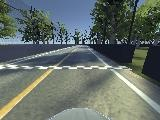
#> input picture test_images/0.jpg, 160 x 120 px
$ python -i pipeline.py   (imports and definitions only)   (older library calls are emulated)
#> lines starting #> are read from the running program, lines starting #| are printed output that depends on the picture; after the words box and inside, x2 and y2 are one past the last pixel; in counts of white or black regions, pixels touching at a corner belong together
import numpy as np
import cv2


# Useful functions for producing the binary pixel of interest images to feed into the LaneTracker algorithm

clahe = cv2.createCLAHE(clipLimit=2.0,tileGridSize=(4,4))

def abs_sobel_thresh(sobel, thresh=(0, 255)):
    # Calculate directional gradient
    abs_sobel = np.absolute(sobel)
    scaled_sobel = np.uint8(255*abs_sobel/np.max(abs_sobel))
    binary_output = np.zeros_like(scaled_sobel)
    # Apply threshold
    binary_output[(scaled_sobel >= thresh[0]) & (scaled_sobel <= thresh[1])] = 1
    return binary_output

def mag_thresh(sobelx, sobely, mag_thresh=(0, 255)):
    # Calculate gradient magnitude
    gradmag = np.sqrt(sobelx**2+sobely**2)
    scale_factor = np.max(gradmag)/255
    gradmag = (gradmag/scale_factor).astype(np.uint8)
    binary_output = np.zeros_like(gradmag)
    # Apply threshold
    binary_output[(gradmag >= mag_thresh[0]) & (gradmag <= mag_thresh[1])] = 1
    return binary_output

def dir_threshold(sobelx, sobely, thresh=(0, np.pi/2)):
    # Calculate gradient direction
    with np.errstate(divide='ignore', invalid='ignore'):
        absgraddir = np.absolute(np.arctan(sobely/sobelx))
        binary_output = np.zeros_like(sobelx)
        # Apply threshold
        binary_output[(absgraddir >= thresh[0]) & (absgraddir <= thresh[1])] = 1
    return binary_output

def color_threshold(image_channel, thresh=(0,255)):
    binary_output = np.zeros_like(image_channel)
    binary_output[(image_channel >= thresh[0]) & (image_channel <= thresh[1])] = 1
    return binary_output

def window_mask(width, height, img_ref, center,level):
    output = np.zeros_like(img_ref)
    output[int(img_ref.shape[0]-(level+1)*height):int(img_ref.shape[0]-level*height),max(0,int(center-width/2)):min(int(center+width/2),img_ref.shape[1])] = 1
    return output

# Edit this function to create your own pipeline.
# Note: This expects RGB images
def pipeline(image, l_thresh=(210, 255), b_thresh=(170, 255), grad_thresh=(30, 255), dir_thresh=(0, np.pi*0.40)):
    # Convert to LAB color space and separate the L and B channels
#> called with l_thresh = (210, 255), b_thresh = (170, 255), grad_thresh = (30, 255), dir_thresh = (0, 1.26)
    lab = cv2.cvtColor(image, cv2.COLOR_RGB2LAB)
#> lab: shape (120, 160, 3); mean of channels 0, 1, 2 114.2, 123.7, 129.7
    l_channel = lab[:,:,0]
    b_channel = lab[:,:,2]

    # Adaptive histogram equalization to compensate lighting conditions
    l_channel = clahe.apply(l_channel)
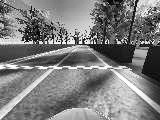
#> l_channel: shape (120, 160); min 1, max 255, mean 125.3

    # Choose a Sobel kernel size
    sobel_kernel = 11 # Choose a larger odd number to smooth gradient measurements

    # Calculating sobelx and sobely once to speed up processing
    sobelx = cv2.Sobel(l_channel, cv2.CV_64F, 1, 0, ksize=sobel_kernel) # Take the derivative in x
    sobely = cv2.Sobel(l_channel, cv2.CV_64F, 0, 1, ksize=sobel_kernel) # Take the derivative in y
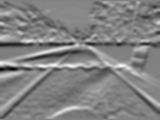
#> sobely: shape (120, 160) float64; min -23813556, max 22695461, mean 29777; drawn with min black and max white

    # process image and generate binary pixel of interests

    # Threshold gradient magnitude
    grad_mag = mag_thresh(sobelx, sobely, mag_thresh=grad_thresh)
#> in mag_thresh, `gradmag = np.sqrt(sobelx**2+sobely**2)`:
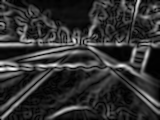
#> gradmag: shape (120, 160) float64; min 0, max 23813556, mean 4653094; drawn with min black and max white
#> in mag_thresh, `scale_factor = np.max(gradmag)/255`: scale_factor = 93386.5
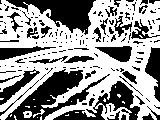
#> grad_mag: shape (120, 160); values 0 (black) and 1 (white), 57.6% white; 174 black regions (136 under 20 px), largest, box (x1, y1, x2, y2) and area: (5, 69, 110, 120) 1835, (6, 0, 96, 35) 1431, (53, 81, 140, 120) 1099
    # Threshold gradient direction
    grad_dir = dir_threshold(sobelx, sobely, thresh=dir_thresh)
#> in dir_threshold, `absgraddir = np.absolute(np.arctan(sobely/sobelx))`:
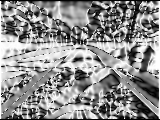
#> absgraddir: shape (120, 160) float64; 0.02% of the values are NaN or infinite; the others: min 0, max 1.57, mean 0.881; drawn with min black, max white, NaN and infinite black
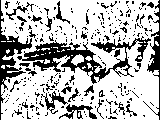
#> grad_dir: shape (120, 160) float64; values 0 (black) and 1 (white), 72.4% white; 274 black regions (247 under 20 px), largest, box (x1, y1, x2, y2) and area: (17, 36, 151, 84) 1844, (0, 0, 32, 120) 843, (143, 0, 160, 120) 435

    # Threshold color channel for white lanes
    l_binary = color_threshold(l_channel, thresh=l_thresh)
#> l_binary: shape (120, 160); values 0 (black) and 1 (white), 8.9% white in thin lines or dots

    # Threshold color channel for yellow lanes
    b_binary = color_threshold(b_channel, thresh=b_thresh)
#> b_binary: shape (120, 160); values 0 (black) and 1 (white), 0.45% white in thin lines or dots, all inside (x1, y1, x2, y2) = (0, 80, 39, 115)

    # Combine the binary thresholds
    combined_binary = np.zeros_like(image[:,:,0])
    combined_binary[((grad_mag==1)&(grad_dir==1)&(l_binary==1))|(b_binary == 1)] = 255

    return combined_binary

>>> import cv2
>>> picture = cv2.cvtColor(cv2.imread('test_images/0.jpg'), cv2.COLOR_BGR2RGB)
>>> result = pipeline(picture)
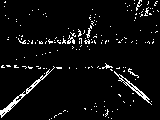
#> result: shape (120, 160); 5.1% white in thin lines or dots
